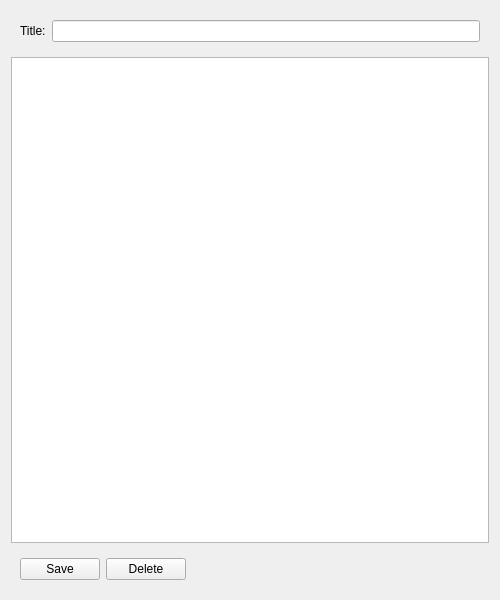
<?xml version="1.0" encoding="UTF-8"?>
<ui version="4.0">
 <class>noteForm</class>
 <widget class="QWidget" name="noteForm">
  <property name="geometry">
   <rect>
    <x>0</x>
    <y>0</y>
    <width>500</width>
    <height>600</height>
   </rect>
  </property>
  <property name="windowTitle">
   <string>Note</string>
  </property>
  <layout class="QVBoxLayout" name="verticalLayout">
   <item>
    <widget class="QWidget" name="horizontalWidget_2" native="true">
     <layout class="QHBoxLayout" name="titleLayout">
      <item>
       <widget class="QLabel" name="titleLabel">
        <property name="text">
         <string>Title:</string>
        </property>
       </widget>
      </item>
      <item>
       <widget class="QLineEdit" name="titleLineEdit"/>
      </item>
     </layout>
    </widget>
   </item>
   <item>
    <widget class="QTextEdit" name="textEdit"/>
   </item>
   <item>
    <widget class="QWidget" name="footerWidget" native="true">
     <layout class="QHBoxLayout" name="buttonsHorizontalLayout">
      <item>
       <widget class="QPushButton" name="savePushButton">
        <property name="text">
         <string>Save</string>
        </property>
       </widget>
      </item>
      <item>
       <widget class="QPushButton" name="deletePushButton">
        <property name="text">
         <string>Delete</string>
        </property>
       </widget>
      </item>
      <item>
       <spacer name="horizontalSpacer">
        <property name="orientation">
         <enum>Qt::Orientation::Horizontal</enum>
        </property>
        <property name="sizeHint" stdset="0">
         <size>
          <width>40</width>
          <height>20</height>
         </size>
        </property>
       </spacer>
      </item>
     </layout>
    </widget>
   </item>
  </layout>
 </widget>
 <resources/>
 <connections/>
</ui>
